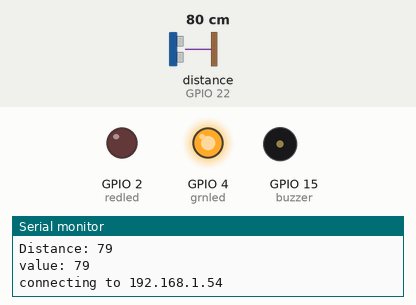
A sketch run on a simulated ESP32. Parts: output pins drawn as LEDs (lit = HIGH), buzzer (waves = sounding, pin HIGH), the last lines printed to the serial monitor. Wiring (inferred from the names in the program): ultrasonic range finder: trigger GPIO 23; echo GPIO 22. The test bench sets the inputs (shaded band); at power-on: distance to the obstacle (sensor on GPIO 22) 80 cm. The echo pulse lasts 58.3 µs per cm; WiFi joins after 1.5 s; servers stay silent unless stated; uploads are accepted with an empty reply; pins used as bus, display or sensor lines are not drawn.

Above: at 2.7 s.
2.8 s: distance to the obstacle (sensor on GPIO 22) set to 12 cm
4.3 s: distance to the obstacle (sensor on GPIO 22) set to 9 cm
At 6.1 s:
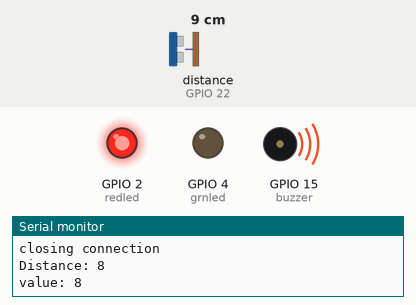
6.4 s: distance to the obstacle (sensor on GPIO 22) set to 18 cm
At 7.4 s:
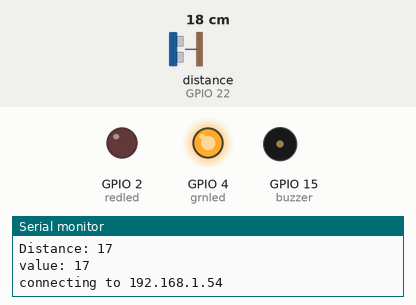
8.4 s: distance to the obstacle (sensor on GPIO 22) set to 2 cm
At 9.3 s:
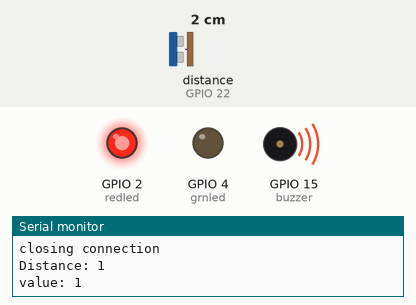
Timing chart, 0 to 11.2 s (numbered marks = the images above; inputs shaded):
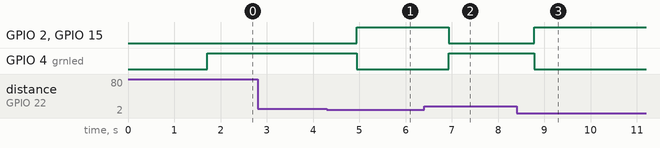

Measured:
- the behaviour switches between 11 and 10 cm on distance to the obstacle (sensor on GPIO 22) (found by bisection; images 0 and 1)
- after the input at 4.3 s, GPIO 2 (redled), GPIO 15 (buzzer): LOW → HIGH after 0.65 s; GPIO 4 (grnled): HIGH → LOW after 0.65 s
- after the input at 6.4 s, GPIO 2 (redled), GPIO 15 (buzzer): HIGH → LOW after 0.53 s; GPIO 4 (grnled): LOW → HIGH after 0.53 s
- after the input at 8.4 s, GPIO 2 (redled), GPIO 15 (buzzer): LOW → HIGH after 0.38 s; GPIO 4 (grnled): HIGH → LOW after 0.38 s

The sketch:

final_AA.ino
```cpp
/*
* Ultrasonic Sensor HC-SR04 and Arduino Tutorial
*
* by Abdalrhman ALquaary,
*
*
*/


#include <WiFi.h>
#include "ThingSpeak.h"
const char* ssid     = "Stop";
const char* password = "yemen2021";
const char* host = "192.168.1.54";


// thingspeak

unsigned long ch_no = 1276640;//Replace with Thingspeak Channel number
const char * write_api = "O2GIAC35AN5EFB3M";//Replace with Thingspeak write API
char auth[] = "mwa0000020515336";

// leds


#define redled 2
#define grnled 4


// buzzer

#define buzzer 15

// time


unsigned long startMillis;
unsigned long currentMillis;
const unsigned long period = 10000;
WiFiClient  client;

// defines pins numbers
const int trigPin = 23;
const int echoPin = 22;
// defines variables
long duration;
int distance;
void setup() {
    pinMode(grnled, OUTPUT);
    pinMode(redled, OUTPUT);
    pinMode(buzzer, OUTPUT);
  Serial.begin(115200);

    // We start by connecting to a WiFi network

    Serial.println();
    Serial.println();
    Serial.print("Connecting to ");
    Serial.println(ssid);

    WiFi.begin(ssid, password);

    while (WiFi.status() != WL_CONNECTED) {
        delay(500);
        Serial.print(".");
    }


    Serial.println("");
    Serial.println("WiFi connected");
    Serial.println("IP address: ");
    Serial.println(WiFi.localIP());

  pinMode(trigPin, OUTPUT); // Sets the trigPin as an Output
  pinMode(echoPin, INPUT); // Sets the echoPin as an Input


  ThingSpeak.begin(client);
  startMillis = millis();  //initial start time

}
void loop() {

  // Clears the trigPin
  digitalWrite(trigPin, LOW);
  delayMicroseconds(2);
  // Sets the trigPin on HIGH state for 10 micro seconds
  digitalWrite(trigPin, HIGH);
  delayMicroseconds(10);
  digitalWrite(trigPin, LOW);
  // Reads the echoPin, returns the sound wave travel time in microseconds
  duration = pulseIn(echoPin, HIGH);
  // Calculating the distance
  distance= duration*0.034/2;
  // Prints the distance on the Serial Monitor
  Serial.print("Distance: ");
  Serial.println(distance);


  if(isnan(distance)){
    Serial.println("Failed to read HC");
  }else{
    Serial.print("value: ");
    Serial.print(distance);
    Serial.println("");
    delay(200);
  }

   if (distance <= 9)
  {
    digitalWrite(redled, HIGH);
    digitalWrite(buzzer,HIGH);
    digitalWrite(grnled, LOW);
    delay(200);
  }
  else
  {
    digitalWrite(grnled, HIGH);
    digitalWrite(buzzer,LOW);
    digitalWrite(redled, LOW);
  }
  currentMillis = millis();
  if (currentMillis - startMillis >= period)
  {
    ThingSpeak.setField(1, distance);
    ThingSpeak.writeFields(ch_no, write_api);
    startMillis = currentMillis;
  }

    Serial.print("connecting to ");
    Serial.println(host);


    // Use WiFiClient class to create TCP connections
    WiFiClient client;
    const int httpPort = 80;
    if (!client.connect(host, httpPort)) {
        Serial.println(client.connect(host, httpPort));
        Serial.println("connection failed");
        return;
    }
  Serial.println("well done");


    // This will send the request to the server
 client.print(String("GET http://192.168.1.52/iot/connect.php?") +
                          ("&value=") + distance +
                          " HTTP/1.1\r\n" +
                 "Host: " + host + "\r\n" +
                 "Connection: close\r\n\r\n");
    unsigned long timeout = millis();
    while (client.available() == 0) {
        if (millis() - timeout > 1000) {
            Serial.println(">>> Client Timeout !");
            client.stop();
            return;
        }
    }


    Serial.println();
    Serial.println("closing connection");


}
```
